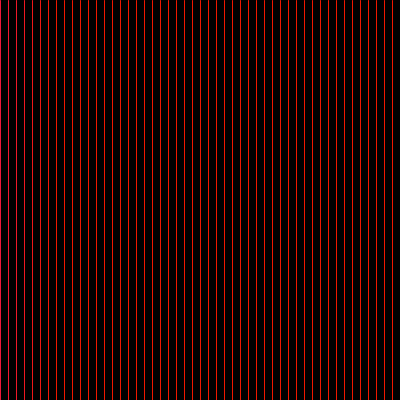
Frame 1 (no input)
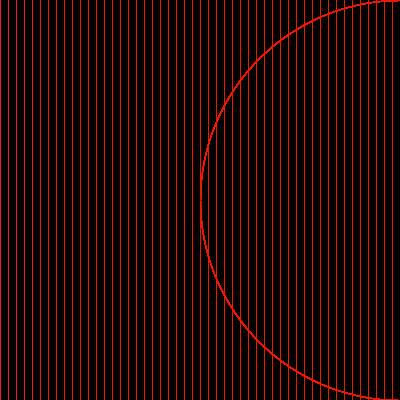
Frame 60 (the mouse pressed at the canvas centre just before this capture)
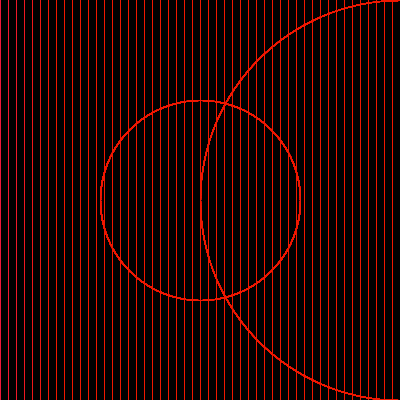
Frame 120 (the mouse held since frame 60 and released just before this capture)

The Processing sketch that drew these frames (run headless with seeded random() and noise(); from frame 60 on, the mouse is pressed at the canvas centre):

// Processing sketch: processing_159388
// ── processing_159388.pde

void setup() {
size(400, 400);
background(0);
}
void draw() {
noFill();
float x = mouseX;
float y = mouseY;
float ix = width - mouseX;
float iy = mouseY - height;
ellipse(x, height/2, y, y);
ellipse(ix, height/2, iy, iy);
noFill();
stroke(240,24,57);
for (int i = 0; i < 400; i += 8) {
stroke(240,24,57-i);
line(i, 0, i, 400);
}
}
